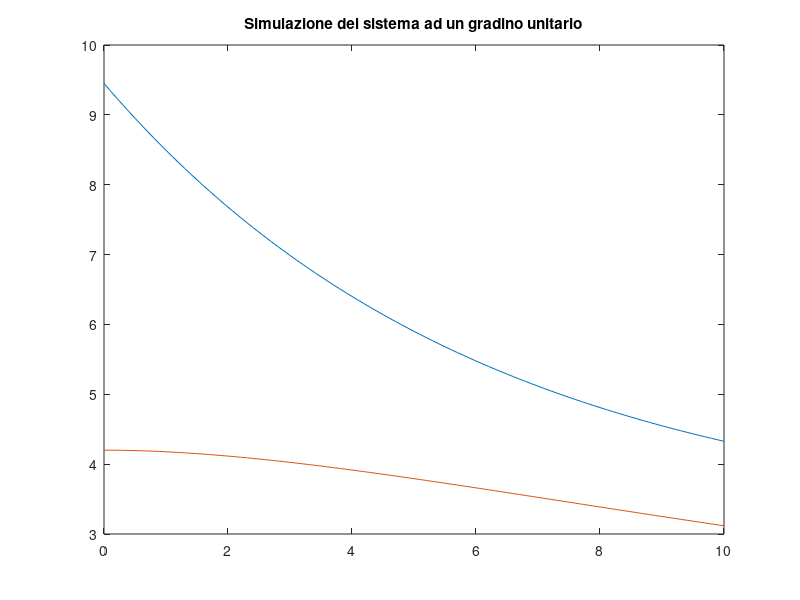
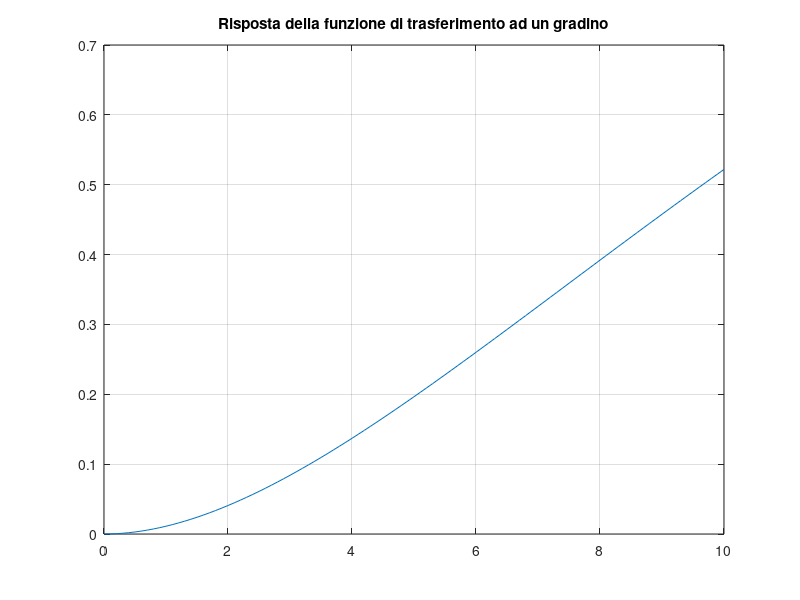
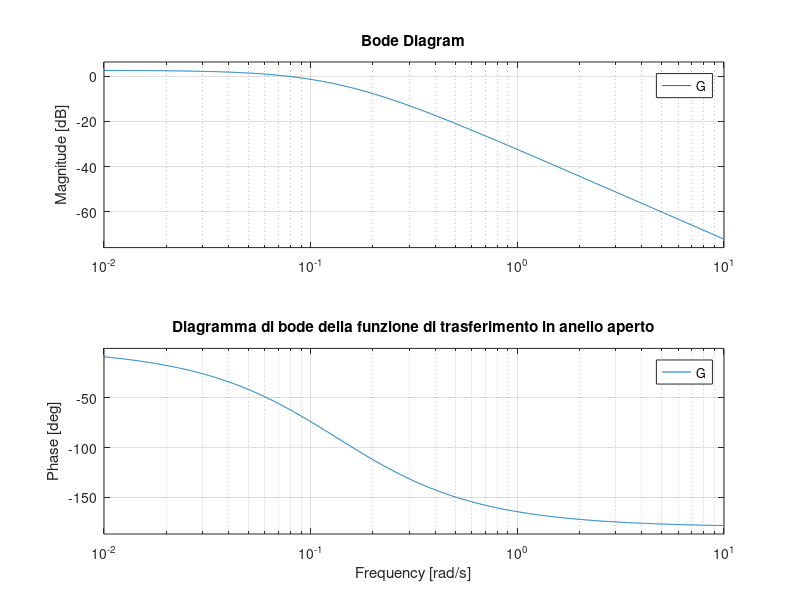

These charts were generated, in order, by the following MATLAB code:
close all; clear all; clc;
%Definizioni costanti e punti di equilibrio

k1=1;
k2=0.30;
k3=0.45;
k4=0.50;

xe=[9.45, 4.20];
ue=(k1/k4)*sqrt(xe(1));

%Matrici del sistema linearizzato

A=[-k1/(2*sqrt(xe(1))), 0; k2/(2*sqrt(xe(1))), -k3/(2*sqrt(xe(2)))];
B=[k4; 0];
C=[0, 1];
D=0;

%Definizione spazio degli stati

modello = ss(A,B,C,D);

%Simulazione del sistema ad un gradino unitario

tt = 0:0.1:10; 
uu = ones ( length ( tt ) , 1) ; 
[Y , TT , X ] = lsim ( modello , uu , tt , xe ) ;
plot ( TT , X ) ;
title('Simulazione del sistema ad un gradino unitario');

%Calcolo della funzione di trasferimento

G = tf(modello);

%Risposta della funzione di trasferimento in anello aperto ad un gradino

YY = step(G,tt);
figure;
plot(tt, YY);
title('Risposta della funzione di trasferimento ad un gradino');
hold on; grid on; zoom on;

%Diagramma di bode della funzione di trasferimento in anello aperto G

figure;
bode(G);
title('Diagramma di bode della funzione di trasferimento in anello aperto');
hold on; grid on; zoom on;

%Calcolo margine di ampiezza, fase , pulsazione critica e omega pi

[M_a, M_f, omega_pi, omega_c] = margin(G);
fprintf('La pulsazione critica di G è %.1f rad/s.\n',omega_c);
fprintf('Il margine di fase di G è %.1f gradi.\n',M_f);
